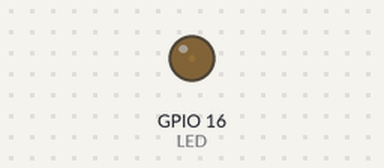
The sketch below on a simulated ESP32. Shown: output pins drawn as LEDs (lit = HIGH).

Above: at 0.05 s.
At 2.3 s:
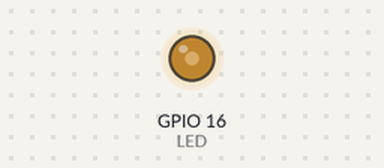
At 4.6 s:
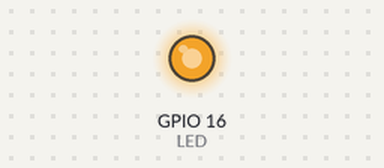
At 9.2 s:
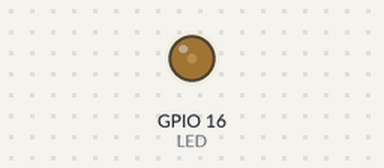
Timing chart, 0 to 13.3 s (numbered marks = the images above):
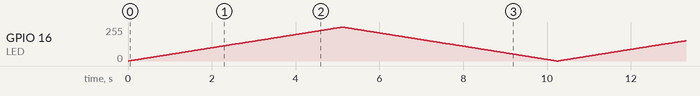

The sketch:

PMW.ino
```cpp
#define LED 16

const int freq = 5000;
const int resolution = 8;
const int channel = 0;

void setup() {
  // put your setup code here, to run once:
  ledcSetup( channel, freq, resolution );
  ledcAttachPin(LED, channel);
}

void loop() {
  // put your main code here, to run repeatedly:
  for( int i = 0; i <= 255; i++ ) {
    ledcWrite(channel, i);
    delay(20);
  }

  for ( int i = 255; i >= 0; i-- )
  {
    ledcWrite( channel, i );
    delay(20);
  }
}
```
